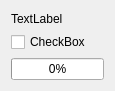
<?xml version="1.0" encoding="UTF-8"?>
<ui version="4.0">
 <class>Form</class>
 <widget class="QWidget" name="Form">
  <property name="geometry">
   <rect>
    <x>0</x>
    <y>0</y>
    <width>115</width>
    <height>91</height>
   </rect>
  </property>
  <property name="windowTitle">
   <string>Form</string>
  </property>
  <layout class="QGridLayout" name="gridLayout">
   <item row="0" column="0">
    <layout class="QVBoxLayout" name="verticalLayout">
     <property name="sizeConstraint">
      <enum>QLayout::SetNoConstraint</enum>
     </property>
     <item>
      <widget class="QLabel" name="text">
       <property name="maximumSize">
        <size>
         <width>379</width>
         <height>223</height>
        </size>
       </property>
       <property name="text">
        <string>TextLabel</string>
       </property>
      </widget>
     </item>
     <item>
      <widget class="QCheckBox" name="checkbox">
       <property name="text">
        <string>CheckBox</string>
       </property>
      </widget>
     </item>
     <item>
      <widget class="QProgressBar" name="progress_bar">
       <property name="value">
        <number>0</number>
       </property>
      </widget>
     </item>
    </layout>
   </item>
  </layout>
 </widget>
 <resources/>
 <connections/>
</ui>
